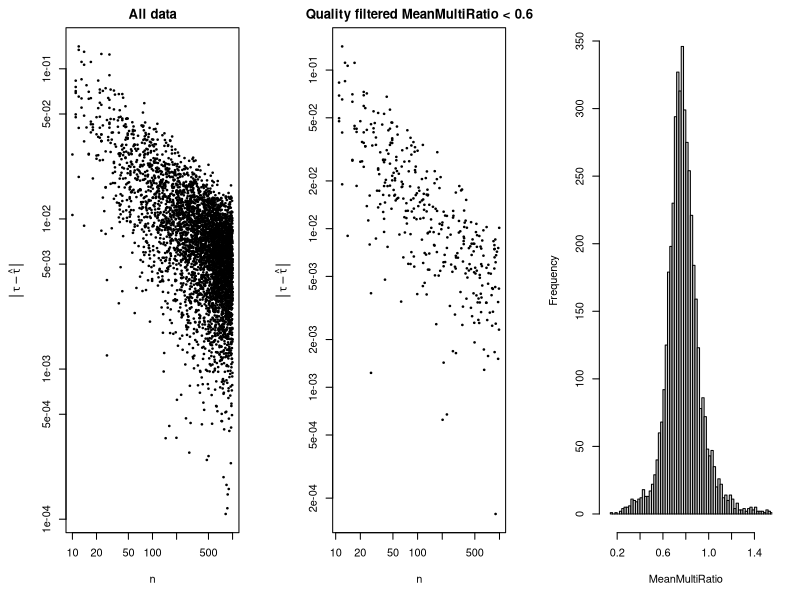

This figure's R source:
d = read.table("numberofpoints.dat")
pdf('numberofpoints.pdf', width=12.0, height=3)
par(mfrow=c(1,3), mar=c(5.1, 5.0, 2.1, 2.1))
plot(d$V1, d$V2, log="xy", pch=20, cex=0.5, xlab=expression(n), ylab=expression(group("|",tau-hat(tau),"|")), main='All data')
with(d[d$V13 < 0.6,], plot(V1, V2, log='xy', pch=20, cex=0.5, main='Quality filtered MeanMultiRatio < 0.6', xlab=expression(n), ylab=expression(group("|",tau-hat(tau),"|"))))
hist(d$V13, breaks=150, xlim=c(0.1, 1.5), main='', xlab='MeanMultiRatio')
#library(rgl)
#plot3d(log(d$V1), log(d$V12), log(d$V2), size=0.05, ylim=c(0.0, 1.5), log="xy", pch=20, cex=0.1, xlab=expression(n), ylab=expression(group("|",tau-hat(tau),"|")))
dev.off()